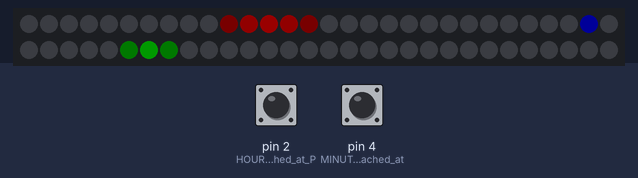
A sketch run on a simulated Arduino Uno, built with avr-gcc and run on an emulated ATmega328P. Shown: 60 RGB LEDs in strip order, left to right, continuing on the next row. The test bench sets the inputs (shaded band); at power-on: pin 2 (HOUR_button_attached_at_P) LOW, pin 4 (MINUTE_button_attached_at) LOW. Dim RGB values are drawn brighter than linear; the local clock reads 2024-03-15 10:24:30 at power-on unless the sketch sets it.

Above: at 2.8 s.
2.9 s: pin 2 (HOUR_button_attached_at_P) pulled HIGH for 1.25 s
At 3.9 s:
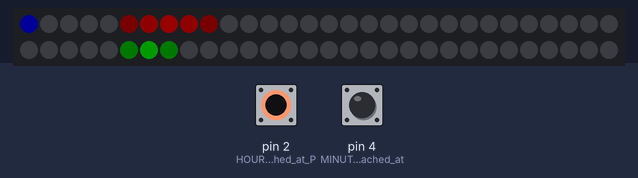
7.7 s: pin 4 (MINUTE_button_attached_at) pulled HIGH for 1.25 s
At 9.1 s:
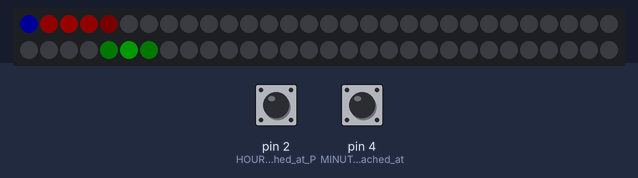
10.4 s: pin 2 (HOUR_button_attached_at_P) pulled HIGH for 1.25 s
At 12.9 s:
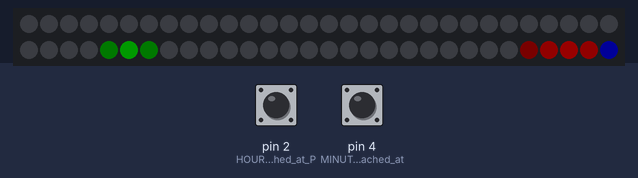
13.1 s: pin 4 (MINUTE_button_attached_at) pulled HIGH for 1.25 s
Timing chart, 0 to 16.1 s (numbered marks = the images above; inputs shaded):
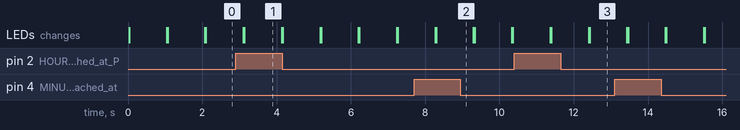

The sketch:

Linear_Clock___RTC__inverted_.ino
```cpp
// LINEAR CLOCK.
// This project was originally a Week-end project using elements from other projects: Arduino, Neopixel and wood support are re-used. DS1307 is later added just to play.
// Is a SIMPLE CLOCK using three colors: 5 Red LED indicates the HOUR. 1 Green LED indicates the MINUTE and 1 Blue LED indicates the SECOND. Neither date nor AM/PM indication is showed.
// 2 buttons are added to increase Hour and Minute.
// 7 LEDs are showed at a time: this allows to use +5V output from Arduino UNO pin. If more LEDs are activated, you are advised to check if an external +5Vdc power is needed to supply the Neopixel strip.
// You will need:
// 1 Arduino UNO.
// 1 NEOPIXEL LED Strip (60 LEDs per meter).
// 1 DS1307 RTC board.
// 2 Buttons
// 2 1K Ohm resistance.
// 1 5Vdc Power supply and USB cable to Arduino.
// Optional material: 1 prototyping board + 1 piece of wood to act as a support of the LED strip and Arduino.
// This code works for the Neopixel strip "upside down": the cables are in the inferior part of the strip (so the Arduino is placed near the base and closer to power plug).
// The code for Neopixel strip "straight" is called "Linear_Clock_RTC".
// Youtube video at:
// Images and more information at: Instructables.
// THIS CODE IS CREATIVE COMMONS: DISTRIBUTE AND USE IT MENTIONING THE AUTHOR @LluisLlimargas / www.llimargas.com (I'll be glad to know your opinion and suggestions).
// Stay Geek!


#include <RTClib.h>
#include <Wire.h>
#include <Adafruit_NeoPixel.h>

#define NEOPIN 6          // Neopixel strip control to Pin 6.
#define BRIGHTNESS 64     // Maximum LED brightness definition.

Adafruit_NeoPixel strip = Adafruit_NeoPixel(60, NEOPIN, NEO_GRB + NEO_KHZ800); // Neopixel strip definitiol.

RTC_DS1307 RTC;           // Real Time Clock (RTC) used.
DateTime Clock;           // RTC defined.
byte hora, minut, segon;  // Time managing variables.
int estatbotohora,estatbotominut = 0;  //Hour and Minutes button stat variables.

void setup () {
  Wire.begin();        // Activate I2C.
  RTC.begin();         // Activate RTC.
  strip.begin();       // Activate Neopixel.
  pinMode(NEOPIN, OUTPUT);
  pinMode(2, INPUT);   // HOUR button attached at Pin 2.
  pinMode(4, INPUT);   // MINUTE button attached at Pin 4.

  strip.setBrightness(BRIGHTNESS);   // Set Brightness.

  borra_tot();                        // FYI: if the Arduino is powered from a computer, uncomment to send the computer time to Arduino.
//  if (! RTC.isrunning()) {
//    //Serial.println("RTC is NOT running!");
//    RTC.adjust(DateTime(__DATE__, __TIME__));
//  }
}

//------- LOOP--------------
void loop () {
  Clock = RTC.now();         // Arduino gets time from DS1307. Notice that no am/pm discrimination and no date is obtained.
  hora = Clock.hour();       // Obtain Hour.
  minut = Clock.minute();    // Obtain Minutes.
  segon = Clock.second();    // Obtain Seconds.

  estatbotohora = digitalRead(2);  // Pin 2: if the button is pressed, the Hour is increased.
  if (estatbotohora == HIGH) {
    if (hora <23){            // Don't exceed from 24 h!!! (for obvious reasons... unless you live in other planet).
      hora++;
    }
    else{
      hora = 0;
    }
    segon = 0;
    RTC.adjust(DateTime(0,0,0,hora,minut,segon));
  }
  delay(10);                // Rebounds from button avoided.

  estatbotominut = digitalRead(4);  // Pin 4: if the button is pressed, the Minute is increased.
  if (estatbotominut == HIGH) {
    if (minut <59){          // Don't exceed 60 minutes (unless you're workoholic and need more time to do your job).
      minut++;
    }
    else{
      minut = 0;
    }
    segon = 0;
    RTC.adjust(DateTime(0,0,0,hora,minut,segon));
  }
  delay(10);                // Rebounds from button avoided.

  pinta_hora(hora);
  pinta_minut(minut);
  pinta_segon(segon);
  delay(1000);               // if set to less than 1second, there is a blimp.
  borra_tot();               // After showing the LEDs, clear it all.
}


//----------------- PINTA_HORA Per encendre LEDs corresponents a l'hora.
void pinta_hora(int hora) {
  if (hora >= 12)              // Hour from 0 to 12.
    hora = hora-12;

  switch (hora) {
    case 0:
      pinta_leds_hora(0);    // 0 hour is showed at the extreme of the strip.
      break;
    case 1:
      pinta_leds_hora(55);     // Hour 1 is showed at the other extreme of the strip.
      break;
    case 2:
      pinta_leds_hora(50);
      break;
    case 3:
      pinta_leds_hora(45);
      break;
    case 4:
      pinta_leds_hora(40);
      break;
    case 5:
      pinta_leds_hora(35);
      break;
    case 6:
      pinta_leds_hora(30);
      break;
    case 7:
      pinta_leds_hora(25);
      break;
    case 8:
      pinta_leds_hora(20);
      break;
    case 9:
      pinta_leds_hora(15);
      break;
    case 10:
      pinta_leds_hora(10);
      break;
    case 11:
      pinta_leds_hora(5);
      break;
    default:
    break;
  }
}

//------------------ TURNS ON THE HOUR LEDS
// Play with the Brightness parameter.
void pinta_leds_hora(int primer_led){
  strip.setPixelColor(primer_led,10,0,0);
  strip.setPixelColor(primer_led+1,70,0,0);
  strip.setPixelColor(primer_led+2,100,0,0);
  strip.setPixelColor(primer_led+3,70,0,0);
  strip.setPixelColor(primer_led+4,10,0,0);
  strip.show();
}

//------------------ TURNS ON THE MINUTE LED
void pinta_minut(int minut){
  if (minut == 0)          // Paint the complete minute at the "end" of the strip.
    minut = 60;
  strip.setPixelColor(60-minut-1,0,10,0);
  strip.setPixelColor(60-minut,0,100,0);
  strip.setPixelColor(60-minut+1,0,10,0);
  strip.show();
}

//------------------ TURNS ON THE SECOND LED.
void pinta_segon(int segon){
  if (segon == 0)        // Paint the complete second at the "end" of the strip.
    segon = 60;
  strip.setPixelColor(60-segon,0,0,100);
  strip.show();
}

//------------------ TURNS OFF ALL THE LEDs.
void borra_tot(){
    for(int i=0;i<60;i++){
      strip.setPixelColor(i, 0, 0, 0);
    }
    strip.show();
}
```
